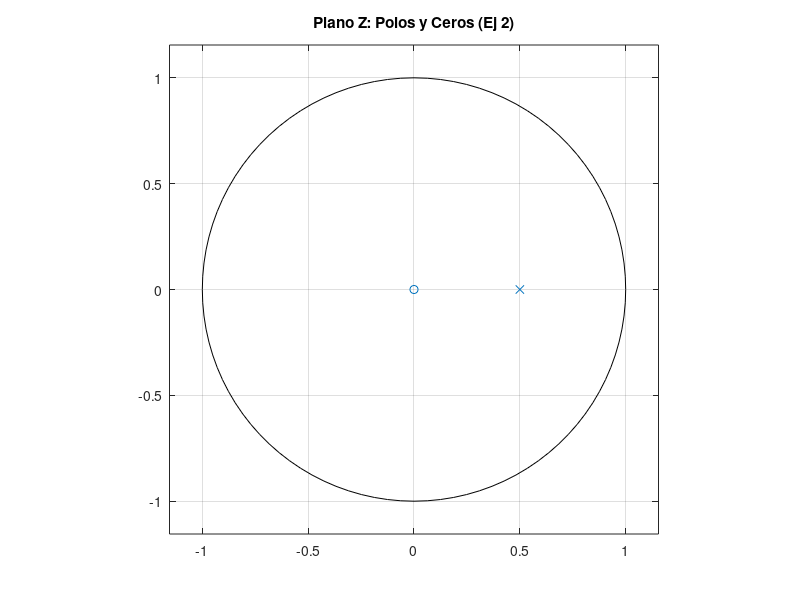
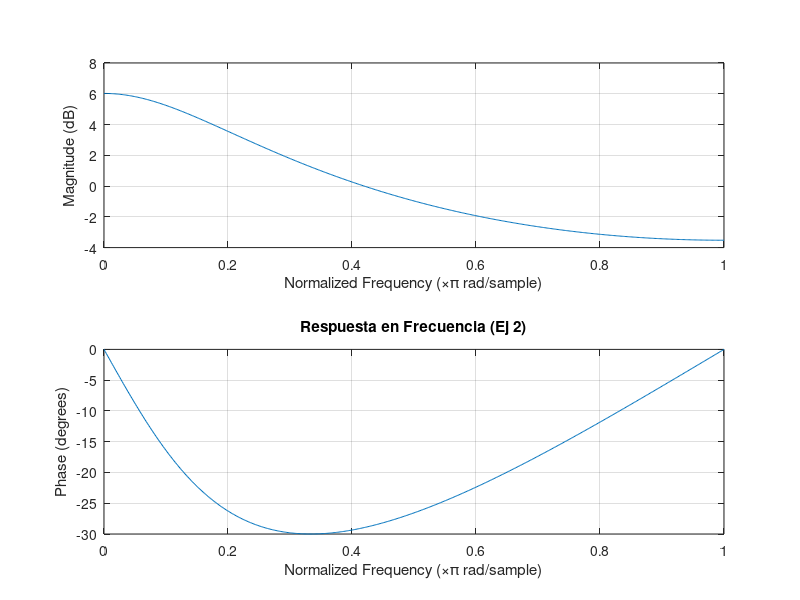

Reproduce these figures in MATLAB, in order.
clear; clc; close all;
% ==========================================
% EJERCICIO 1 - Punto 2
% ==========================================

% 1. Definir los coeficientes
b2 = [1];             % Numerador
a2 = [1, -0.5];       % Denominador

% 2. Ventana para Polos y Ceros
figure(1);
zplane(b2, a2);
title('Plano Z: Polos y Ceros (Ej 2)');

% 3. Ventana para la Respuesta en Frecuencia
figure(2);
freqz(b2, a2);
title('Respuesta en Frecuencia (Ej 2)');
